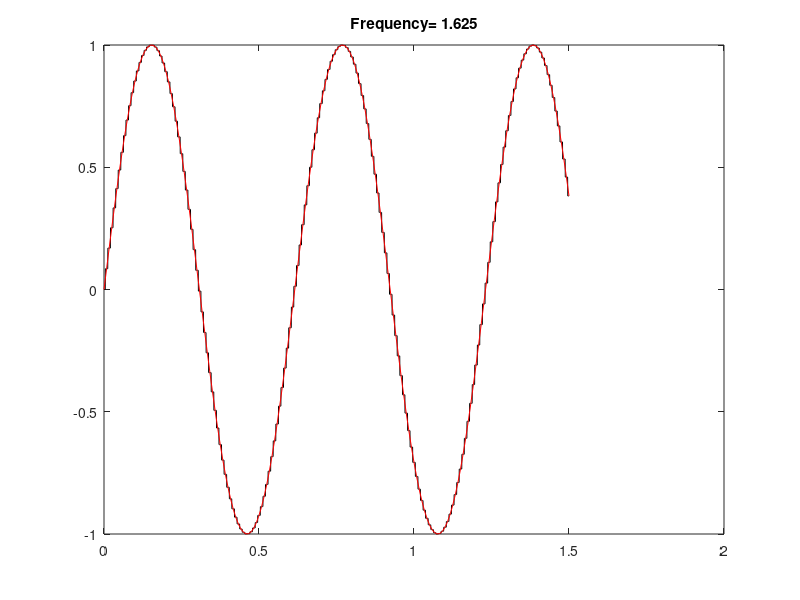

The MATLAB source for this figure: (Note: this script raises an error after producing the figure.)
% simulatedPSD

% Produce a 120Hz sampled stimulus to match the monitor
dur_in_sec=1.5; % duration of stimulus collection
Fs_stim=120; % sampling rate of the monitor
Fs=2000; % sampling rate of the brain
dur_in_freq=dur_in_sec*Fs_stim; % duration in sampling frequency of the monitor
sampling_monitor=0:1/Fs_stim:dur_in_sec;
sampling_VEP=0:1/Fs:dur_in_sec;
stim_freq=[1.625 3.25 7.5 15 30];
plot_color=['k','b','r','g','c','m','y'];
window=[750 1500];

for x=1:length(stim_freq)
    flicker=sin(2*pi*sampling_monitor*stim_freq(x));
    for y=1:length(window)
        for z=1:length(sampling_VEP)
            temp1=sampling_monitor-sampling_VEP(z);
            temp2=min(abs(temp1));
            temp3=find(abs(temp1)==temp2);
            simVEP(:,z)=flicker(:,temp3(1));
        end
        if y==1
            figure(1)
            plot(sampling_VEP,simVEP,'-k')
            hold on
            plot(sampling_monitor,flicker,'-r')
            title(['Frequency= ' num2str(stim_freq(x))])
            ax=gca;
            ax.Box='off';
            ax.TickDir='out';
            pause
            hold off
        end

        [psd, freqs] = pwelch(simVEP,window(y),[],[],Fs);
        figure(2)
        subplot(1,length(window),y)
        plot(freqs,psd,plot_color(x))
        hold on
        title(['Window= ' num2str(window(y))])
        ax=gca;
        ax.Box='off';
        ax.TickDir='out';
%         ax.XScale='log';
        ax.XLim=[0.1 152];
        ax.YLim=[0 0.3];
        pause
    end
end